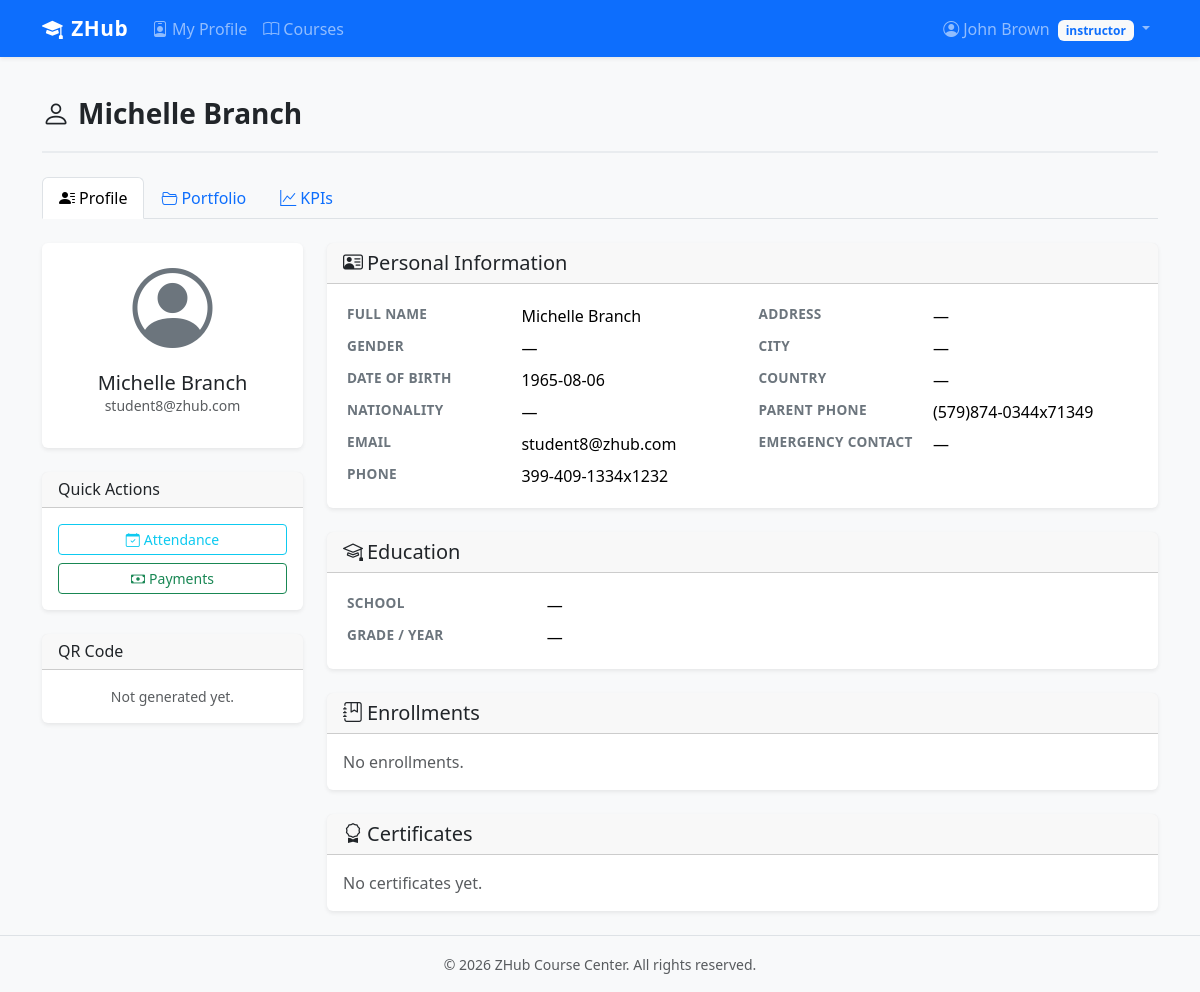
The app's page /students/8 (signed in), older data.
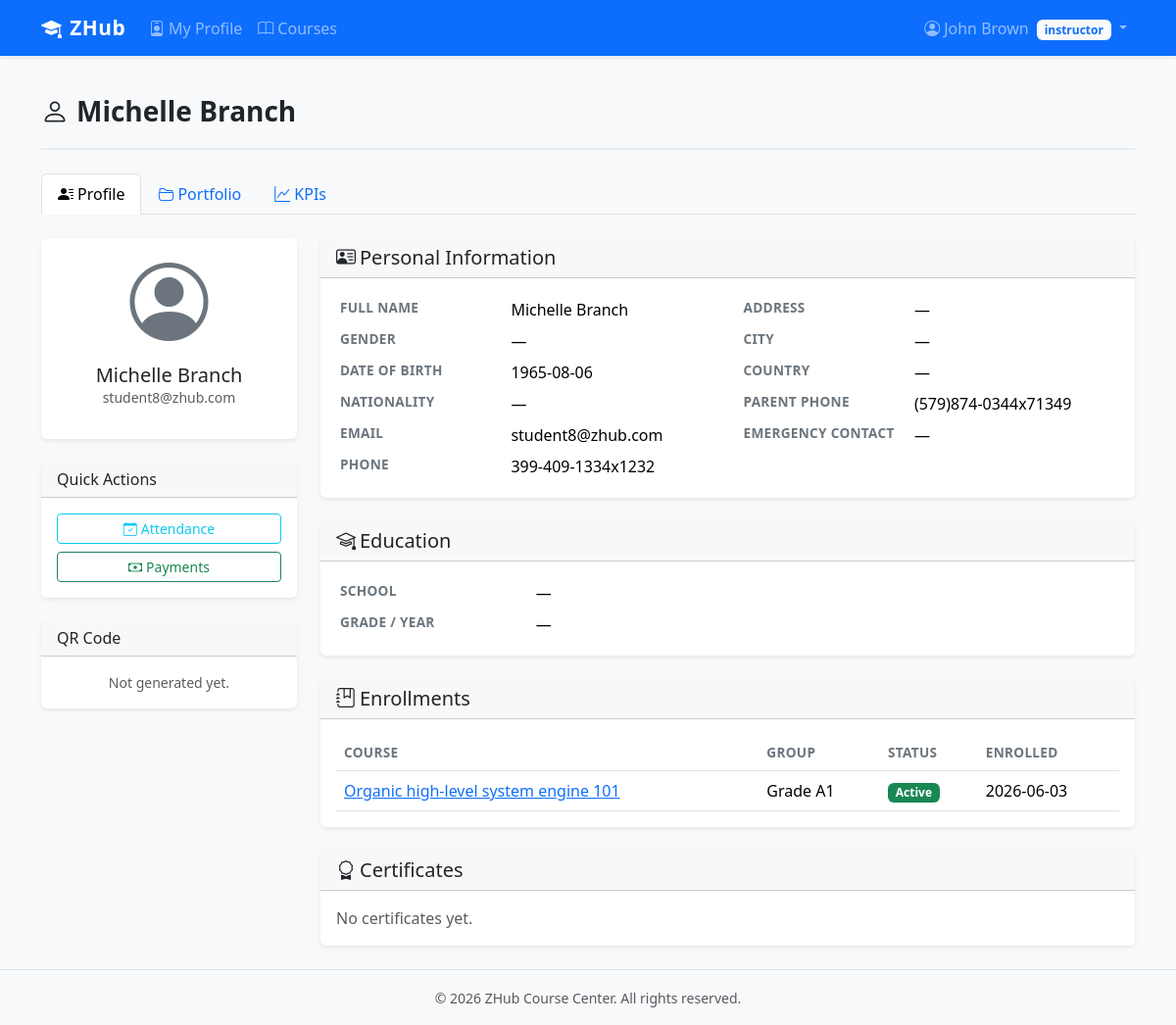
The same page, newer data.
### website/models.py (models this page shows, shortened)
class Enrollment(db.Model):
    __tablename__ = 'enrollments'
    id = db.Column(db.Integer, primary_key=True)
    student_id = db.Column(db.Integer, db.ForeignKey('students.id'), nullable=False)
    course_id = db.Column(db.Integer, db.ForeignKey('courses.id'), nullable=False)
    group_id = db.Column(db.Integer, db.ForeignKey('groups.id'), nullable=False)
    enrolled_at = db.Column(db.DateTime, default=lambda: datetime.now(timezone.utc))
    status = db.Column(db.String(20), default='active')  # active / completed / dropped
    attendance_records = db.relationship('Attendance', backref='enrollment', lazy='dynamic', cascade='all, delete-orphan')
    performance = db.relationship('StudentPerformance', backref='enrollment', uselist=False, cascade='all, delete-orphan')
    __table_args__ = (
        db.UniqueConstraint('student_id', 'course_id', name='uq_student_course'),
    )

class Course(db.Model):
    __tablename__ = 'courses'
    id = db.Column(db.Integer, primary_key=True)
    name = db.Column(db.String(200), nullable=False)
    description = db.Column(db.Text)
    level = db.Column(db.String(50))  # beginner / intermediate / advanced
    duration_weeks = db.Column(db.Integer)
    reservation_fee = db.Column(db.Float, default=0.0)
    course_fee = db.Column(db.Float, default=0.0)
    certificate_fee = db.Column(db.Float, default=0.0)
    is_active = db.Column(db.Boolean, default=True)
    created_at = db.Column(db.DateTime, default=lambda: datetime.now(timezone.utc))
    start_date = db.Column(db.Date, nullable=True)
    end_date = db.Column(db.Date, nullable=True)
    total_hours = db.Column(db.Float, nullable=True)
    num_sessions = db.Column(db.Integer, nullable=True)
    groups = db.relationship('Group', backref='course', lazy='dynamic', cascade='all, delete-orphan')
    enrollments = db.relationship('Enrollment', backref='course', lazy='dynamic', cascade='all, delete-orphan')
    ratings = db.relationship('CourseRating', backref='course', lazy='dynamic', cascade='all, delete-orphan')
    schedules = db.relationship('CourseSchedule', backref='course', lazy='dynamic', cascade='all, delete-orphan')

class Group(db.Model):
    __tablename__ = 'groups'
    id = db.Column(db.Integer, primary_key=True)
    course_id = db.Column(db.Integer, db.ForeignKey('courses.id'), nullable=False)
    instructor_id = db.Column(db.Integer, db.ForeignKey('instructors.id'), nullable=True)
    name = db.Column(db.String(100), nullable=False)
    schedule_day = db.Column(db.String(20))   # e.g. "Saturday"
    schedule_time = db.Column(db.String(20))  # e.g. "10:00 AM"
    max_capacity = db.Column(db.Integer, default=30)
    is_active = db.Column(db.Boolean, default=True)
    enrollments = db.relationship('Enrollment', backref='group', lazy='dynamic')
    attendance_records = db.relationship('Attendance', backref='group', lazy='dynamic')

### website/students/routes.py (the view)
@students_bp.route('/<int:student_id>')
@role_required('admin', 'instructor')
def detail(student_id):
    student = Student.query.get_or_404(student_id)
    kpis = {
        'assignment_completion': compute_assignment_completion_rate(student),
        'attendance_rate':       compute_overall_attendance_rate(student),
        'participation_score':   compute_participation_score(student),
        'project_completion':    compute_project_completion_rate(student),
    }
    trainer_evals = TrainerEvaluation.query.filter_by(student_id=student.id).all()
    avg_trainer_score = None
    if trainer_evals:
        avg_trainer_score = round(sum(e.score for e in trainer_evals) / len(trainer_evals), 1)
    projects = student.projects.order_by(StudentProject.created_at.desc()).all()
    notes = student.instructor_notes.order_by(InstructorNote.created_at.desc()).all()
    note_form = InstructorNoteForm()
    instructors = Instructor.query.join(Instructor.user).all()
    note_form.instructor_id.choices = [(i.id, i.user.full_name) for i in instructors]
    courses = Course.query.filter_by(is_active=True).all()
    note_form.course_id.choices = [(c.id, c.name) for c in courses]
    eval_form = TrainerEvaluationForm()
    enrollments = student.enrollments.filter_by(status='active').all()
    eval_form.enrollment_id.choices = [
        (e.id, f'{e.course.name} — {e.group.name}') for e in enrollments
    ]
    eval_form.instructor_id.choices = [(i.id, i.user.full_name) for i in instructors]
    enrolled_course_ids = [e.course_id for e in student.enrollments.all()]
    assignments = Assignment.query.filter(
        Assignment.course_id.in_(enrolled_course_ids)
    ).order_by(Assignment.created_at.desc()).all()
    submission_map = {
        sub.assignment_id: sub
        for sub in AssignmentSubmission.query.filter_by(student_id=student.id).all()
    }
    photo_form = StudentPhotoForm()
    return render_template(
        'students/detail.html',
        student=student,
        kpis=kpis,
        avg_trainer_score=avg_trainer_score,
        trainer_evals=trainer_evals,
        projects=projects,
        notes=notes,
        note_form=note_form,
        eval_form=eval_form,
        assignments=assignments,
        submission_map=submission_map,
        photo_form=photo_form,
    )

### website/models.py (called while the page is built)
    @property
    def full_name(self):
        return f'{self.first_name} {self.last_name}'

    @property
    def is_minor(self):
        if not self.date_of_birth:
            return False
        from datetime import date
        today = date.today()
        age = (today.year - self.date_of_birth.year
               - ((today.month, today.day) < (self.date_of_birth.month, self.date_of_birth.day)))
        return age < 18

### website/utils.py (called while the page is built)
def role_required(*roles):
    def decorator(f):
        @wraps(f)
        @login_required
        def decorated_function(*args, **kwargs):
            if current_user.role not in roles:
                abort(403)
            return f(*args, **kwargs)
        return decorated_function
    return decorator

def compute_assignment_completion_rate(student):
    from .models import AssignmentSubmission
    total = AssignmentSubmission.query.filter_by(student_id=student.id).count()
    if total == 0:
        return 0.0
    completed = AssignmentSubmission.query.filter(
        AssignmentSubmission.student_id == student.id,
        AssignmentSubmission.status.in_(['delivered', 'partial'])
    ).count()
    return round((completed / total) * 100, 1)

### website/templates/students/detail.html (shortened to what the changed rows need)
{% extends "base.html" %}
{% block content %}
<div class="page-header d-flex justify-content-between align-items-center">
    <h1><i class="bi bi-person me-2"></i>{{ student.user.full_name }}
    </h1>
</div>
<div class="tab-content" id="studentTabContent">
    <div class="tab-pane fade show active" id="profile">
        <div class="row">
            <div class="col-md-9">
                <div class="card mb-4">
                    <div class="card-body">
                        <div class="row">
                            <div class="col-md-6">
                                <table class="table table-borderless table-sm mb-0">
                                    <tr><th style="width:45%">Full Name</th><td>{{ student.user.full_name }}</td></tr>
                                    <tr><th>Gender</th><td>{{ student.gender|capitalize if student.gender else '—' }}</td></tr>
                                    <tr><th>Date of Birth</th></tr>
                                    <tr><th>Nationality</th><td>{{ student.nationality or '—' }}</td></tr>
                                    <tr><th>Email</th><td>{{ student.user.email }}</td></tr>
                                    <tr><th>Phone</th><td>{{ student.user.phone or '—' }}</td></tr>
                                </table>
                            </div>
                            <div class="col-md-6">
                                <table class="table table-borderless table-sm mb-0">
                                    <tr><th style="width:45%">Address</th><td>{{ student.address_line or '—' }}</td></tr>
                                    <tr><th>City</th><td>{{ student.city or '—' }}</td></tr>
                                    <tr><th>Country</th><td>{{ student.country or '—' }}</td></tr>
                                    <tr><th>Parent Phone</th>
                                    </tr>
                                    <tr><th>Emergency Contact</th></tr>
                                </table>
                            </div>
                        </div>
                    </div>
                </div>
                <div class="card mb-4">
                    <div class="card-body">
                        <table class="table table-borderless table-sm mb-0">
                            <tr><th style="width:25%">School</th><td>{{ student.school_name or '—' }}</td></tr>
                            <tr><th>Grade / Year</th><td>{{ student.grade or '—' }}</td></tr>
                        </table>
                    </div>
                </div>
                <div class="card mb-4">
                    <div class="card-body">
                        {% set enrollments = student.enrollments.all() %}
                        {% if enrollments %}
                        <div class="table-responsive">
                            <table class="table table-hover mb-0">
                                <thead><tr><th>Course</th><th>Group</th><th>Status</th><th>Enrolled</th></tr></thead>
                                <tbody>
                                {% for e in enrollments %}
                                <tr>
                                    <td><a href="{{ url_for('courses.detail', course_id=e.course.id) }}">{{ e.course.name }}</a></td>
                                    <td>{{ e.group.name }}</td>
                                    <td><span class="badge badge-{{ e.status }}">{{ e.status|capitalize }}</span></td>
                                    <td>{{ e.enrolled_at.strftime('%Y-%m-%d') }}</td>
                                </tr>
                                {% endfor %}
                                </tbody>
                            </table>
                        </div>
                        {% else %}
                        <p class="text-muted mb-0">No enrollments.</p>
                        {% endif %}
                    </div>
                </div>
                        {% set certs = student.certificates.all() %}
            </div>
        </div>
    </div>
</div>
{% endblock %}

Row changes from the older to the newer data that the page shows:
added Enrollment: course.name "Organic high-level system engine 101", group.name "Grade A1", status "Active", enrolled_at "2026-06-03"
Text that changed along with them:
text no longer shown: "No enrollments."
text now shown: "COURSE GROUP STATUS ENROLLED"
